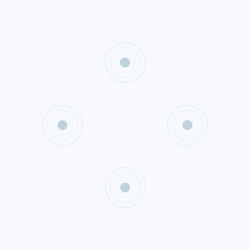
Frame 1 (no input)
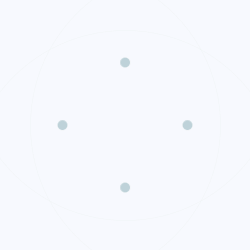
Frame 60 (the mouse pressed at the canvas centre just before this capture)
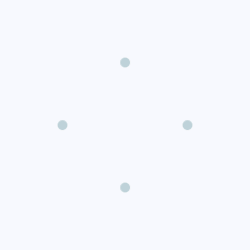
Frame 120 (the mouse held since frame 60 and released just before this capture)

The Processing sketch that drew these frames (run headless with seeded random() and noise(); from frame 60 on, the mouse is pressed at the canvas centre):

// Processing sketch: processing_19684
// ── processing_19684.pde

float x = 25;
float y = 25;
float x2 = 20;
float y2 = 20;
float x3 = 15;
float y3 = 15;
float sw = 0.5;

void setup(){
  size(250, 250);
  noStroke();
  smooth();
}

void draw(){ 
  background(#F7F9FE);
  frameRate(20);
  
  fill(#BED2D9); 
  ellipse(125, 62.5, 10, 10); // center circle
  
  //
  noFill();
  strokeWeight(sw);
  
  // increasing variables
  x += 15;
  y += 15;
  x2 += 10;
  y2 += 10;
  x3 += 5;
  y3 += 5;

  
  //
  stroke(#CBDBE0, 150);
  ellipse(125, 62.5, x, y);
  
  stroke(#DCE8EB, 150);
  ellipse(125, 62.5, x2, y2);
  
  stroke(#ECF1F2, 150);
  ellipse(125, 62.5, x3, y3);

//bottom circles
  fill(#BED2D9); 
  ellipse(125, 187.5, 10, 10); // center circle
  //strokes
  noFill();
  strokeWeight(sw);
  //
  stroke(#CBDBE0, 150);
  ellipse(125, 187.5, x, y);
  
  stroke(#DCE8EB, 150);
  ellipse(125, 187.5, x2, y2);
  
  stroke(#ECF1F2, 150);
  ellipse(125, 187.5, x3, y3);
  
  
//right circles
  fill(#BED2D9); 
  ellipse(187.5, 125, 10, 10); // center circle
  noFill();
  strokeWeight(sw);
  //
  stroke(#CBDBE0, 150);
  ellipse(187.5, 125, x, y);
  
  stroke(#DCE8EB, 150);
  ellipse(187.5, 125, x2, y2);
  
  stroke(#ECF1F2, 150);
  ellipse(187.5, 125, x3, y3);
  
//left circles
  fill(#BED2D9); 
  ellipse(62.5, 125, 10, 10); // center circle
  noFill();
  strokeWeight(sw);
  //
  stroke(#CBDBE0, 150);
  ellipse(62.5, 125, x, y);
  
  stroke(#DCE8EB, 150);
  ellipse(62.5, 125, x2, y2);
  
  stroke(#ECF1F2, 150);
  ellipse(62.5, 125, x3, y3);
}

void mouseClicked(){
  x = 0;
  y = 0;
  x2 = 0;
  y2 = 0;
  x3 = 0;
  y3 = 0;
  
  sw += 5;
  
  if(sw > 35){
    sw = 5;}

}
